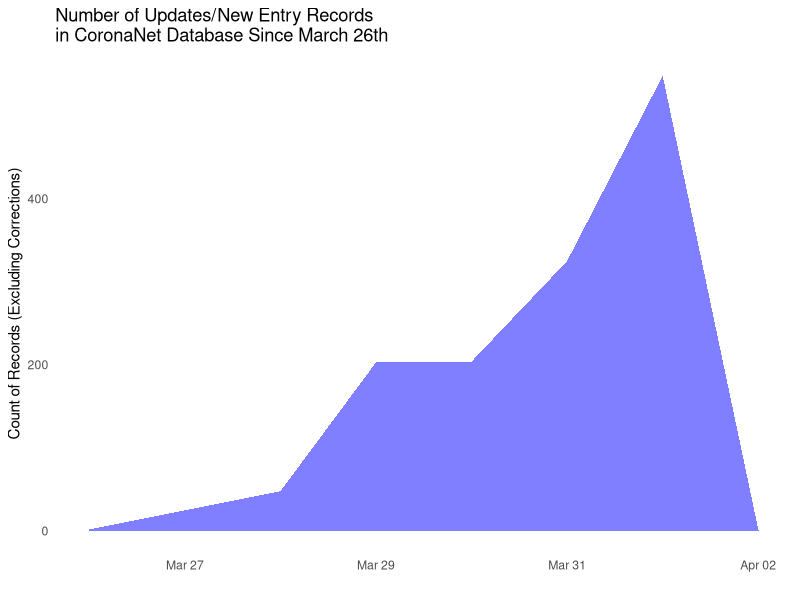
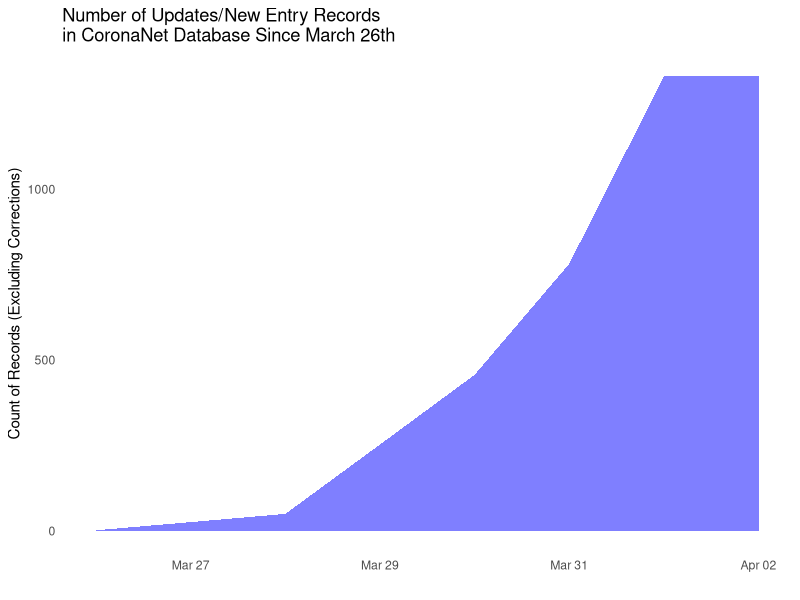
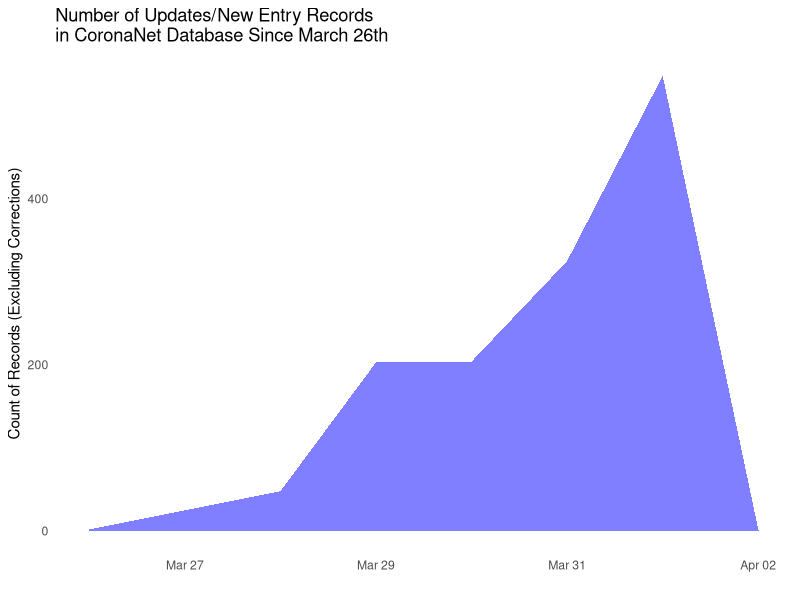
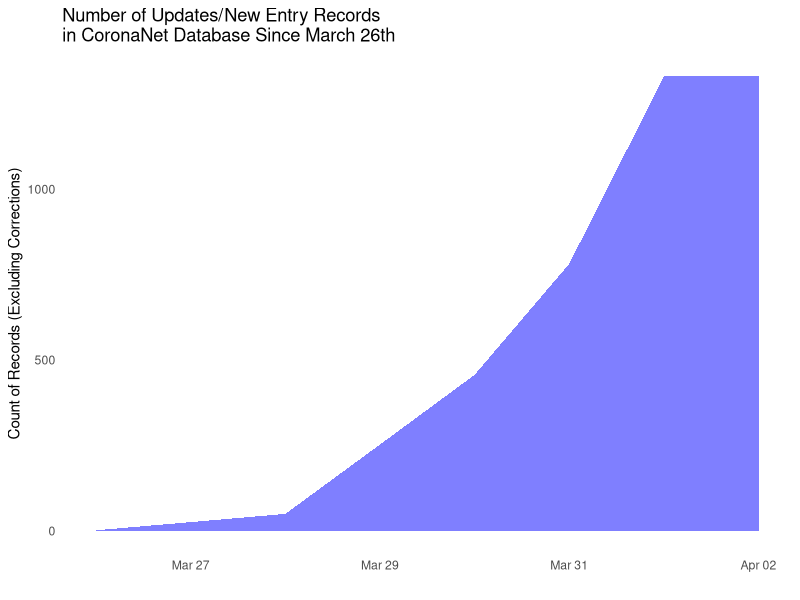

Write the R code that produced these figures, in order. (Note: this script raises an error after producing the figures.)
# RA stats

require(dplyr)
require(ggplot2)
require(readr)

export <- read_csv("data/ra_data_pull.csv") %>% 
  slice(-c(1:2)) %>% 
  filter(entry_type!="Update on Existing Entry (type in Record ID in text box)") %>% 
  mutate(RecordedDate=lubridate::ymd_hms(RecordedDate),
         record_date_day=lubridate::as_date(RecordedDate))


export %>% 
  filter(record_date_day!=lubridate::today()) %>% 
  group_by(record_date_day) %>% 
  count %>% 
  ggplot(aes(y=n,x=record_date_day)) +
  geom_area(fill="blue",alpha=0.5) +
  theme_minimal() +
  theme(panel.grid=element_blank()) +
  ylab("Count of Records (Excluding Corrections)") +
  xlab("") +
  ggtitle("Number of Updates/New Entry Records\nin CoronaNet Database Since March 26th")

ggsave("date_performance.png")

export %>% 
  filter(record_date_day!=lubridate::today()) %>% 
  group_by(record_date_day) %>% 
  count %>% 
  ungroup %>% 
  arrange(record_date_day) %>% 
  mutate(n_cum=cumsum(n)) %>% 
  ggplot(aes(y=n_cum,x=record_date_day)) +
  geom_area(fill="blue",alpha=0.5) +
  theme_minimal() +
  theme(panel.grid=element_blank()) +
  ylab("Count of Records (Excluding Corrections)") +
  xlab("") +
  ggtitle("Number of Updates/New Entry Records\nin CoronaNet Database Since March 26th")

ggsave("date_performance_cumsum.png")

# need to produce leader board

export %>% 
  group_by(ra_name) %>% 
  arrange(desc(n)) %>% 
  select(Name="ra_name",`Count of Records`="n") %>% 
  count %>% 
  write_csv("data/ra_leader_board.csv")
